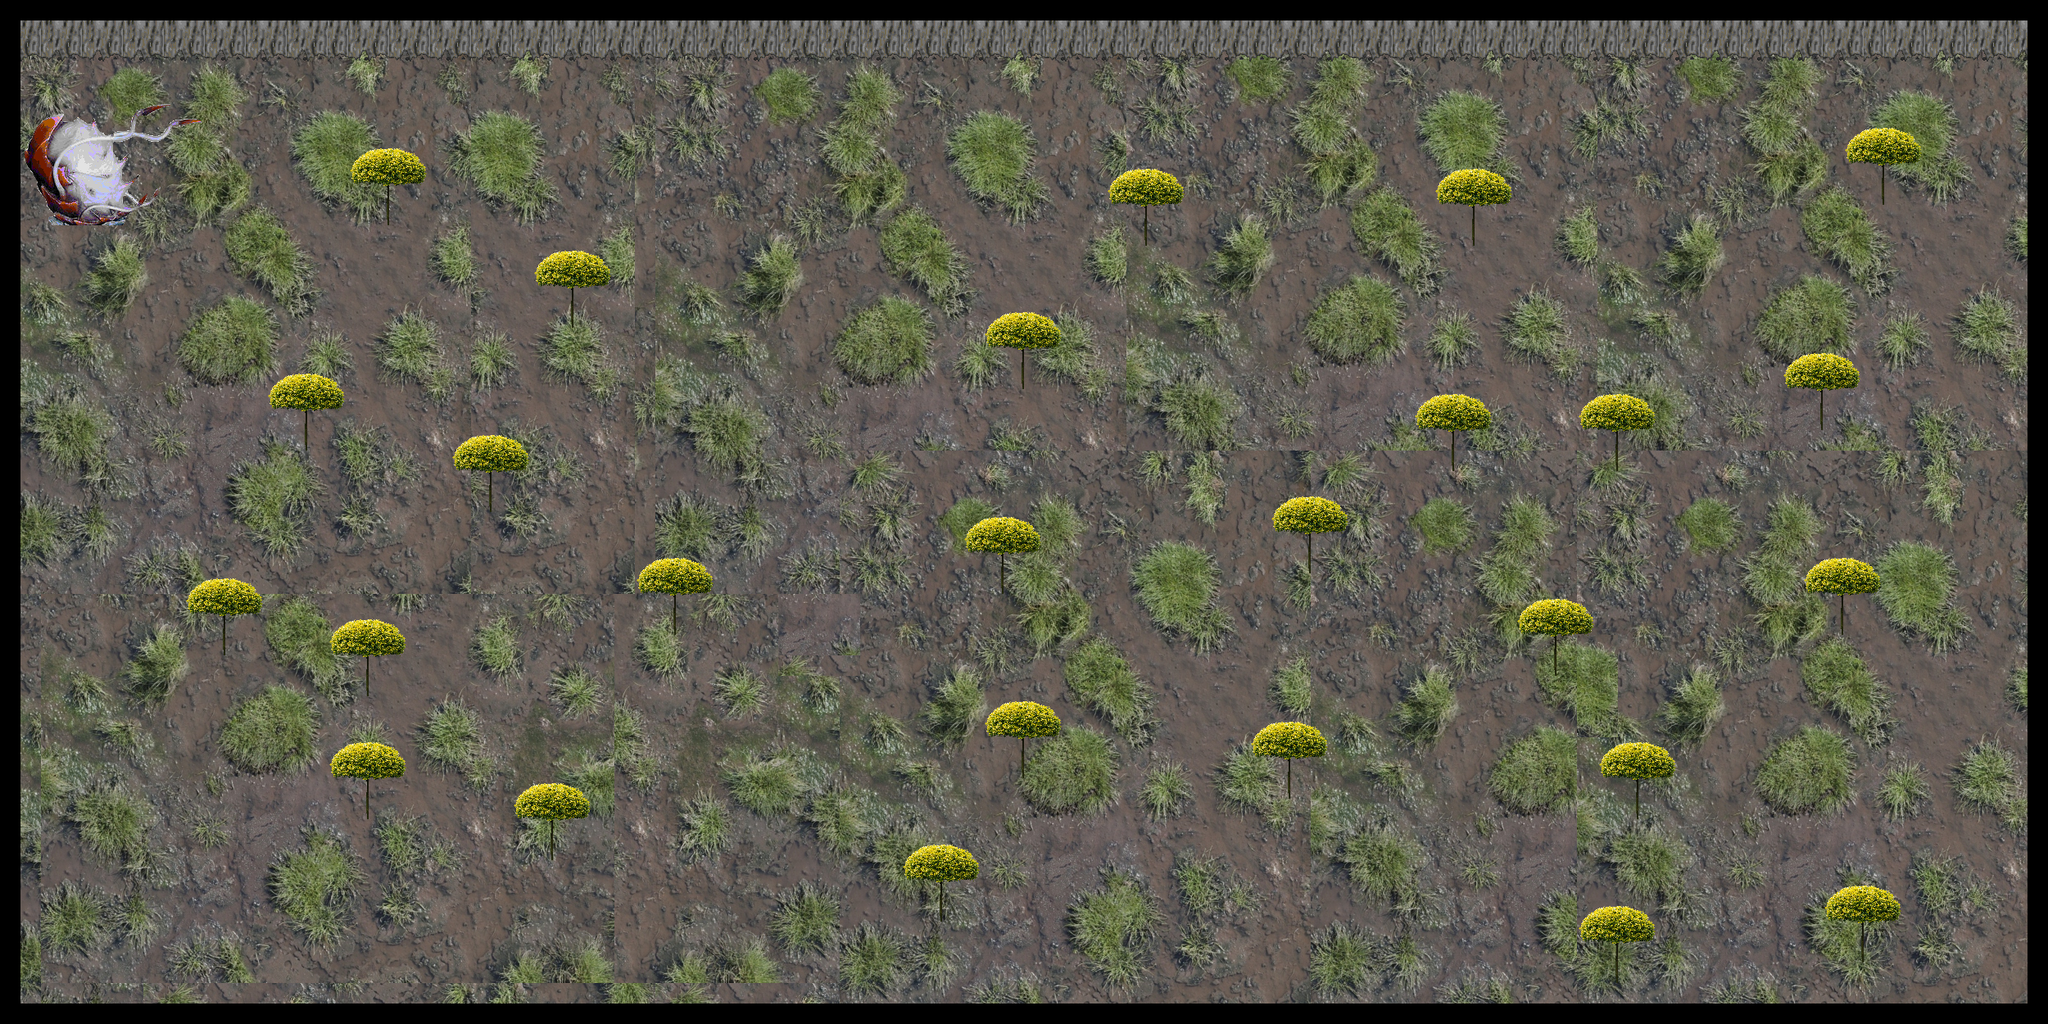

A level layout from a 2D game, rendered from its tile map. Below: a short description, then the map file with tile-grid data replaced by summaries:
An orthogonal 100x50 tile map with 25x25 px tiles, 2 tile layers (set, tree), 4 tilesets and 2 objects (player, pod).

<map version="1.5" tiledversion="1.7.1" orientation="orthogonal" renderorder="right-down" width="100" height="50" tilewidth="25" tileheight="25" infinite="0" nextlayerid="4" nextobjectid="3">
 <tileset firstgid="1" name="Grass1" tilewidth="25" tileheight="25" tilecount="784" columns="28">
  <image source="Grass1.jpg" width="700" height="700" />
 </tileset>
 <tileset firstgid="785" name="wall" tilewidth="25" tileheight="25" tilecount="4" columns="2">
  <image source="wall.png" width="50" height="50" />
 </tileset>
 <tileset firstgid="789" name="pod" tilewidth="25" tileheight="25" tilecount="54" columns="9">
  <image source="pod.png" width="230" height="163" />
 </tileset>
 <tileset firstgid="843" name="tree1" tilewidth="25" tileheight="25" tilecount="16" columns="4">
  <image source="tree1.png" width="100" height="112" />
 </tileset>
 <layer id="1" name="set" width="100" height="50">
  <properties>
   <property name="set" value="" />
  </properties>
  <data>[5000 cells, 4703 non-empty, 741 distinct tile ids]</data>
 </layer>
 <layer id="2" name="tree" width="100" height="50">
  <data>[5000 cells, 678 non-empty, 74 distinct tile ids]</data>
 </layer>
 <objectgroup id="3" name="triggers">
  <object id="1" name="player" x="169" y="323" width="50" height="50">
   <properties>
    <property name="player" value="" />
   </properties>
  </object>
  <object id="2" name="pod" x="47" y="125" width="219" height="147">
   <properties>
    <property name="pod" value="" />
   </properties>
  </object>
 </objectgroup>
</map>
